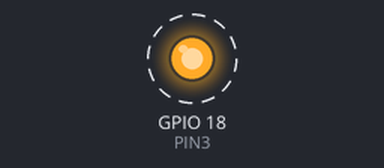
A program run on a simulated ESP32 board running MicroPython. Shown: output pins drawn as LEDs (lit = HIGH). Dashed ring = blinking.

Above: at 0.5 s.
Timing chart, 0 to 4.6 s (numbered marks = the images above):
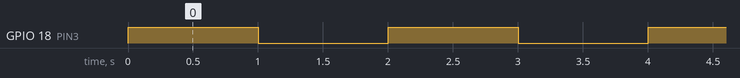

Measured:
- by itself, GPIO 18 (PIN3): alternates HIGH for 1.0 s and LOW for 1.0 s

The program:

LED.py
```python
"""
实现 LED灯 1秒亮一次
"""

# 第一步就是导包，导入相关的函数
from machine import Pin  # 还是挺好记的，从机器内导入一个Pin的包，Pin就是引脚的意思
import time # 时间相关的包，这个同python用法差不多

if __name__ =='__main__': # 程序入口。主要是为了后面多线程编程，平时也应注意配置入口函数。

    # 如果要操作一个引脚，肯定是要创建一个实例化对象，对实例化对象进行操作（这部分是python基础）
    # 第一个是设置这个引脚对应开发板的是那个GPIO脚，第二个参数设置这个引脚做输出还是做输入
    PIN3 = Pin(18,Pin.OUT) # 我接在了GPIO18上，因为要控制灯，我配置成输出引脚

    # 这里实现一个间隔 1s 灯亮一次
    while 1:
        PIN3.on() # on打开的意思嘛，就是让这个引脚打开成高电平
        time.sleep(1) # 延时
        PIN3.off() # 同理
        time.sleep(1) # 延时


# 这里设置成 while，就是让这个代码一直执行而不是闪一下就不整了
```
